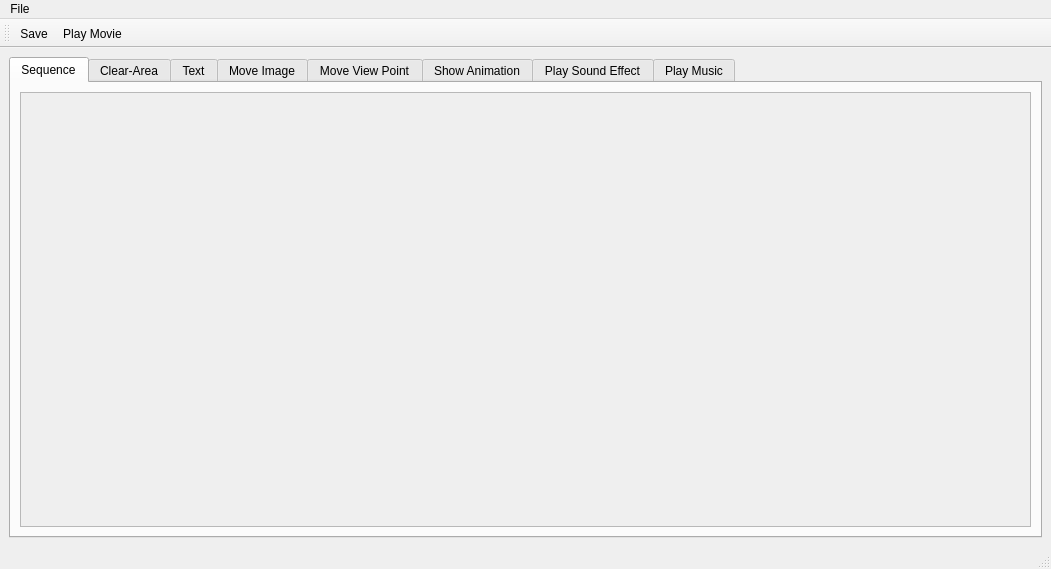
<?xml version="1.0" encoding="UTF-8"?>
<ui version="4.0">
 <class>SceneEditorWindow</class>
 <widget class="QMainWindow" name="SceneEditorWindow">
  <property name="geometry">
   <rect>
    <x>0</x>
    <y>0</y>
    <width>1051</width>
    <height>569</height>
   </rect>
  </property>
  <property name="windowTitle">
   <string>Rockbot Editor :: Movie Editor</string>
  </property>
  <widget class="QWidget" name="centralwidget">
   <layout class="QGridLayout" name="gridLayout">
    <item row="0" column="0">
     <widget class="QTabWidget" name="tabs">
      <property name="currentIndex">
       <number>0</number>
      </property>
      <widget class="QWidget" name="tab_sequence">
       <attribute name="title">
        <string>Sequence</string>
       </attribute>
       <layout class="QGridLayout" name="gridLayout_2">
        <item row="0" column="0">
         <widget class="QScrollArea" name="sequenceScrollArea">
          <property name="widgetResizable">
           <bool>true</bool>
          </property>
          <widget class="QWidget" name="scrollAreaWidgetContents">
           <property name="geometry">
            <rect>
             <x>0</x>
             <y>0</y>
             <width>1009</width>
             <height>423</height>
            </rect>
           </property>
          </widget>
         </widget>
        </item>
       </layout>
      </widget>
      <widget class="QWidget" name="tab_cleararea">
       <attribute name="title">
        <string>Clear-Area</string>
       </attribute>
       <layout class="QGridLayout" name="gridLayout_9">
        <item row="0" column="0">
         <widget class="QScrollArea" name="tab_cleararea_scrollArea">
          <property name="widgetResizable">
           <bool>true</bool>
          </property>
          <widget class="QWidget" name="scrollAreaWidgetContents_6">
           <property name="geometry">
            <rect>
             <x>0</x>
             <y>0</y>
             <width>1009</width>
             <height>423</height>
            </rect>
           </property>
          </widget>
         </widget>
        </item>
       </layout>
      </widget>
      <widget class="QWidget" name="tab_text">
       <attribute name="title">
        <string>Text</string>
       </attribute>
       <layout class="QGridLayout" name="gridLayout_3">
        <item row="0" column="0">
         <widget class="QScrollArea" name="tabTextScrollArea">
          <property name="widgetResizable">
           <bool>true</bool>
          </property>
          <widget class="QWidget" name="scrollAreaWidgetContents_2">
           <property name="geometry">
            <rect>
             <x>0</x>
             <y>0</y>
             <width>1009</width>
             <height>423</height>
            </rect>
           </property>
          </widget>
         </widget>
        </item>
       </layout>
      </widget>
      <widget class="QWidget" name="tab_image">
       <attribute name="title">
        <string>Move Image</string>
       </attribute>
       <layout class="QGridLayout" name="gridLayout_4">
        <item row="0" column="0">
         <widget class="QScrollArea" name="tabImage_scrollArea">
          <property name="widgetResizable">
           <bool>true</bool>
          </property>
          <widget class="QWidget" name="tabImage_scrollArea_contents">
           <property name="geometry">
            <rect>
             <x>0</x>
             <y>0</y>
             <width>1009</width>
             <height>423</height>
            </rect>
           </property>
          </widget>
         </widget>
        </item>
       </layout>
      </widget>
      <widget class="QWidget" name="tab_viewpoint">
       <attribute name="title">
        <string>Move View Point</string>
       </attribute>
       <layout class="QGridLayout" name="gridLayout_7">
        <item row="0" column="0">
         <widget class="QScrollArea" name="tabViewPoint_scrollArea">
          <property name="widgetResizable">
           <bool>true</bool>
          </property>
          <widget class="QWidget" name="tabViewPoint_scrollArea_contents">
           <property name="geometry">
            <rect>
             <x>0</x>
             <y>0</y>
             <width>1009</width>
             <height>423</height>
            </rect>
           </property>
          </widget>
         </widget>
        </item>
       </layout>
      </widget>
      <widget class="QWidget" name="tab_animation">
       <attribute name="title">
        <string>Show Animation</string>
       </attribute>
       <layout class="QGridLayout" name="gridLayout_5">
        <item row="0" column="0">
         <widget class="QScrollArea" name="tabAnimation_scrollArea">
          <property name="widgetResizable">
           <bool>true</bool>
          </property>
          <widget class="QWidget" name="scrollAreaWidgetContents_3">
           <property name="geometry">
            <rect>
             <x>0</x>
             <y>0</y>
             <width>1009</width>
             <height>423</height>
            </rect>
           </property>
          </widget>
         </widget>
        </item>
       </layout>
      </widget>
      <widget class="QWidget" name="tab_sfx">
       <attribute name="title">
        <string>Play Sound Effect</string>
       </attribute>
       <layout class="QGridLayout" name="gridLayout_6">
        <item row="0" column="0">
         <widget class="QScrollArea" name="tab_sfx_scrollArea">
          <property name="widgetResizable">
           <bool>true</bool>
          </property>
          <widget class="QWidget" name="scrollAreaWidgetContents_4">
           <property name="geometry">
            <rect>
             <x>0</x>
             <y>0</y>
             <width>1009</width>
             <height>423</height>
            </rect>
           </property>
          </widget>
         </widget>
        </item>
       </layout>
      </widget>
      <widget class="QWidget" name="tab_music">
       <attribute name="title">
        <string>Play Music</string>
       </attribute>
       <layout class="QGridLayout" name="gridLayout_8">
        <item row="0" column="0">
         <widget class="QScrollArea" name="tab_music_scrollArea">
          <property name="widgetResizable">
           <bool>true</bool>
          </property>
          <widget class="QWidget" name="scrollAreaWidgetContents_5">
           <property name="geometry">
            <rect>
             <x>0</x>
             <y>0</y>
             <width>1009</width>
             <height>423</height>
            </rect>
           </property>
          </widget>
         </widget>
        </item>
       </layout>
      </widget>
     </widget>
    </item>
   </layout>
  </widget>
  <widget class="QMenuBar" name="menubar">
   <property name="geometry">
    <rect>
     <x>0</x>
     <y>0</y>
     <width>1051</width>
     <height>19</height>
    </rect>
   </property>
   <widget class="QMenu" name="menuFile">
    <property name="title">
     <string>File</string>
    </property>
    <addaction name="actionSave"/>
    <addaction name="actionQuit"/>
   </widget>
   <addaction name="menuFile"/>
  </widget>
  <widget class="QStatusBar" name="statusbar"/>
  <widget class="QToolBar" name="toolBar">
   <property name="windowTitle">
    <string>toolBar</string>
   </property>
   <attribute name="toolBarArea">
    <enum>TopToolBarArea</enum>
   </attribute>
   <attribute name="toolBarBreak">
    <bool>false</bool>
   </attribute>
   <addaction name="actionSave"/>
   <addaction name="actionPlay_Movie"/>
  </widget>
  <action name="actionSave">
   <property name="icon">
    <iconset resource="../resources/icons/icons.qrc">
     <normaloff>:/toolbar_icons/Save</normaloff>:/toolbar_icons/Save</iconset>
   </property>
   <property name="text">
    <string>Save</string>
   </property>
  </action>
  <action name="actionQuit">
   <property name="text">
    <string>Quit</string>
   </property>
  </action>
  <action name="actionPlay_Movie">
   <property name="icon">
    <iconset resource="../resources/icons/icons.qrc">
     <normaloff>:/toolbar_icons/media-playback-start.png</normaloff>:/toolbar_icons/media-playback-start.png</iconset>
   </property>
   <property name="text">
    <string>Play Movie</string>
   </property>
   <property name="toolTip">
    <string>Play Movie</string>
   </property>
  </action>
 </widget>
 <resources>
  <include location="../resources/icons/icons.qrc"/>
 </resources>
 <connections/>
</ui>
